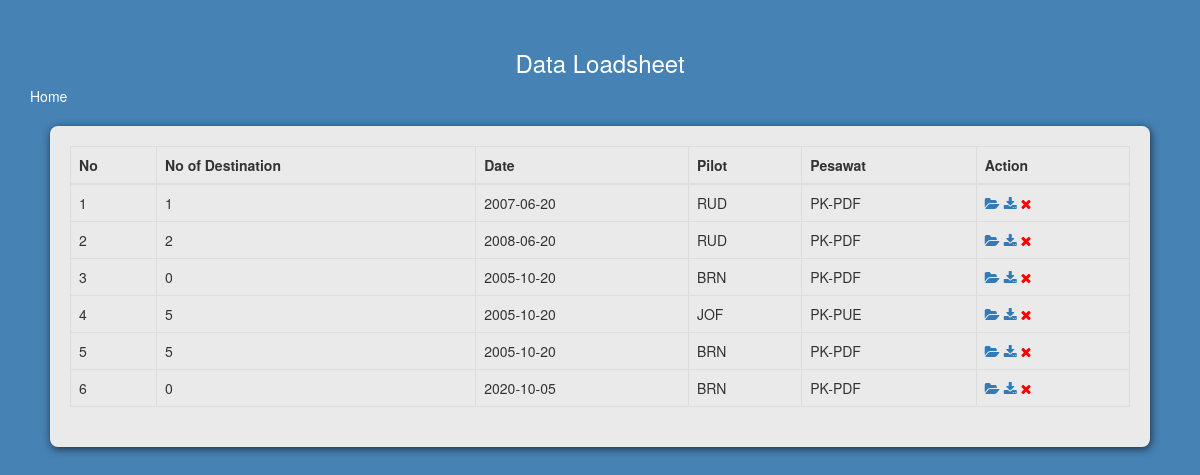
Screenshot of /view_loadsheet.php with the database file from the repository.
### tables this page shows
CREATE TABLE `loadsheet` (
  `id_loadsheet` int(11) NOT NULL,
  `no_of_destination` int(11) NOT NULL,
  `date` date NOT NULL,
  `customer` varchar(50) NOT NULL,
  `id_pilot` int(11) NOT NULL,
  `id_copilot` int(11) NOT NULL,
  `id_pesawat` int(11) NOT NULL,
  `id_penerbangan_pergi` int(11) NOT NULL,
  `id_penerbangan_pulang` int(11) NOT NULL,
  `fuel` int(11) NOT NULL,
  `oat` int(11) NOT NULL
);

CREATE TABLE `pilot` (
  `id` int(11) NOT NULL,
  `nick_name` varchar(10) NOT NULL,
  `weight` int(11) NOT NULL
);

CREATE TABLE `pesawat` (
  `id` int(11) NOT NULL,
  `name` varchar(10) NOT NULL,
  `weight` int(11) NOT NULL
);

### view_loadsheet.php (the view, shortened to what this page needs)
<?php
	include 'connection.php';
?>
<!DOCTYPE html>
<html>
<head>
	<link href="//maxcdn.bootstrapcdn.com/bootstrap/4.1.1/css/bootstrap.min.css" rel="stylesheet" id="bootstrap-css">
	<link rel="stylesheet" href="https://cdnjs.cloudflare.com/ajax/libs/font-awesome/4.7.0/css/font-awesome.min.css">
	<link rel="stylesheet" href="https://maxcdn.bootstrapcdn.com/bootstrap/3.4.1/css/bootstrap.min.css">
	<link rel="stylesheet" type="text/css" href="./css/data.css">
</head>
<body>
<h3 class="text-center text-white pt-5" align="center" color="white">Data Loadsheet</h3>
<a href="home.php" class="text-white pl-5">Home</a>
<div id="kanvas">
<table class="table table-bordered">
<thead>
	<tr>
		<th>No</th>
		<th>No of Destination</th>
		<th>Date</th>
		<th>Pilot</th>
		<th>Pesawat</th>
		<th>Action</th>
	</tr>
	</thead>
    <tbody>
	<?php
	$sql = mysqli_query($connect,"SELECT * FROM loadsheet INNER JOIN pesawat ON loadsheet.id_pesawat= pesawat.id INNER JOIN pilot ON loadsheet.id_pilot = pilot.id");
	$no = 1;
	while($data = mysqli_fetch_array($sql)){
		echo '
		<tr>
			<td>'.$no.'</td>
			<td>'.$data['no_of_destination'].'</td>
			<td>'.$data['date'].'</td>
			<td>'.$data['nick_name'].'</td>
			<td>PK-'.$data['name'].'</td>
			<td><a href="data.php?id='.$data['id_loadsheet'].'"> <i class="fa fa-folder-open"></i></a> <a href="download.php?id='.$data['id_loadsheet'].'"> <i class="fa fa-download"> </i></a><a href="delete_loadsheet.php?id='.$data['id_loadsheet'].'"> <i class="fa fa-remove" style="color:red"></i> </a></td>
		</tr>
		';
		$no++;
	}
	?>
	</tbody>
</table>
</div>
</body>
</html>

### css/data.css (style rules this page uses)
body { margin: 0; padding: 0; background-color: #4682B4; height: 100vh; }
#kanvas { background: #EAEAEA; border-radius: 8px; box-shadow: 1px 2px 8px rgba(0,0,0,0.65); height: auto; margin: 20px 50px 20px 50px; width: auto; padding: 20px; }

### rows the page displays
loadsheet: no_of_destination "1", date "2007-06-20", id_pilot.nick_name "RUD", id_pesawat.name "PDF"
loadsheet: no_of_destination "2", date "2008-06-20", id_pilot.nick_name "RUD", id_pesawat.name "PDF"
loadsheet: no_of_destination "0", date "2005-10-20", id_pilot.nick_name "BRN", id_pesawat.name "PDF"
loadsheet: no_of_destination "5", date "2005-10-20", id_pilot.nick_name "JOF", id_pesawat.name "PUE"
loadsheet: no_of_destination "5", date "2005-10-20", id_pilot.nick_name "BRN", id_pesawat.name "PDF"
loadsheet: no_of_destination "0", date "2020-10-05", id_pilot.nick_name "BRN", id_pesawat.name "PDF"
